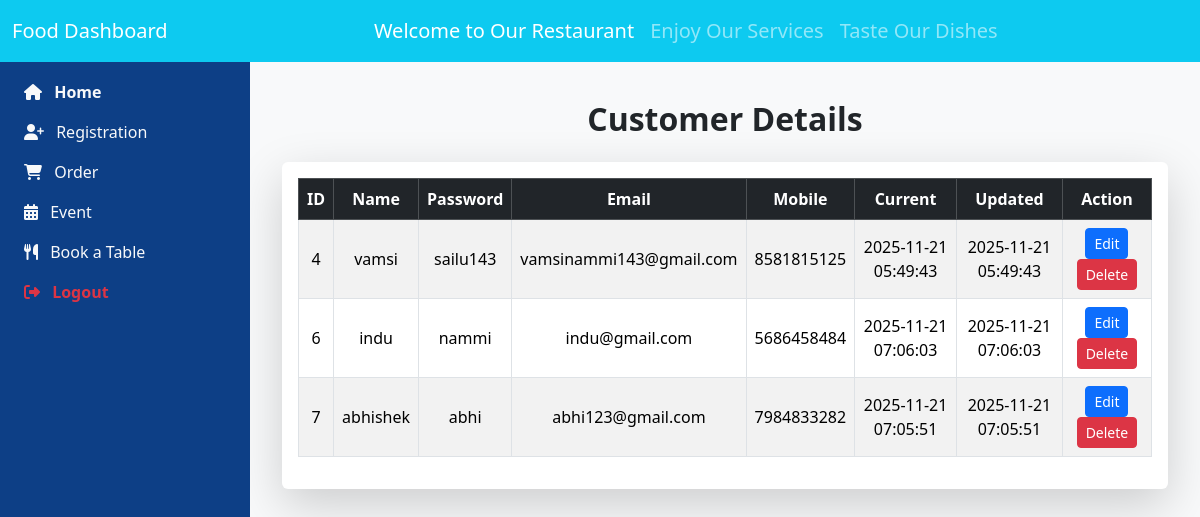
Before: /table.php with the older database file.
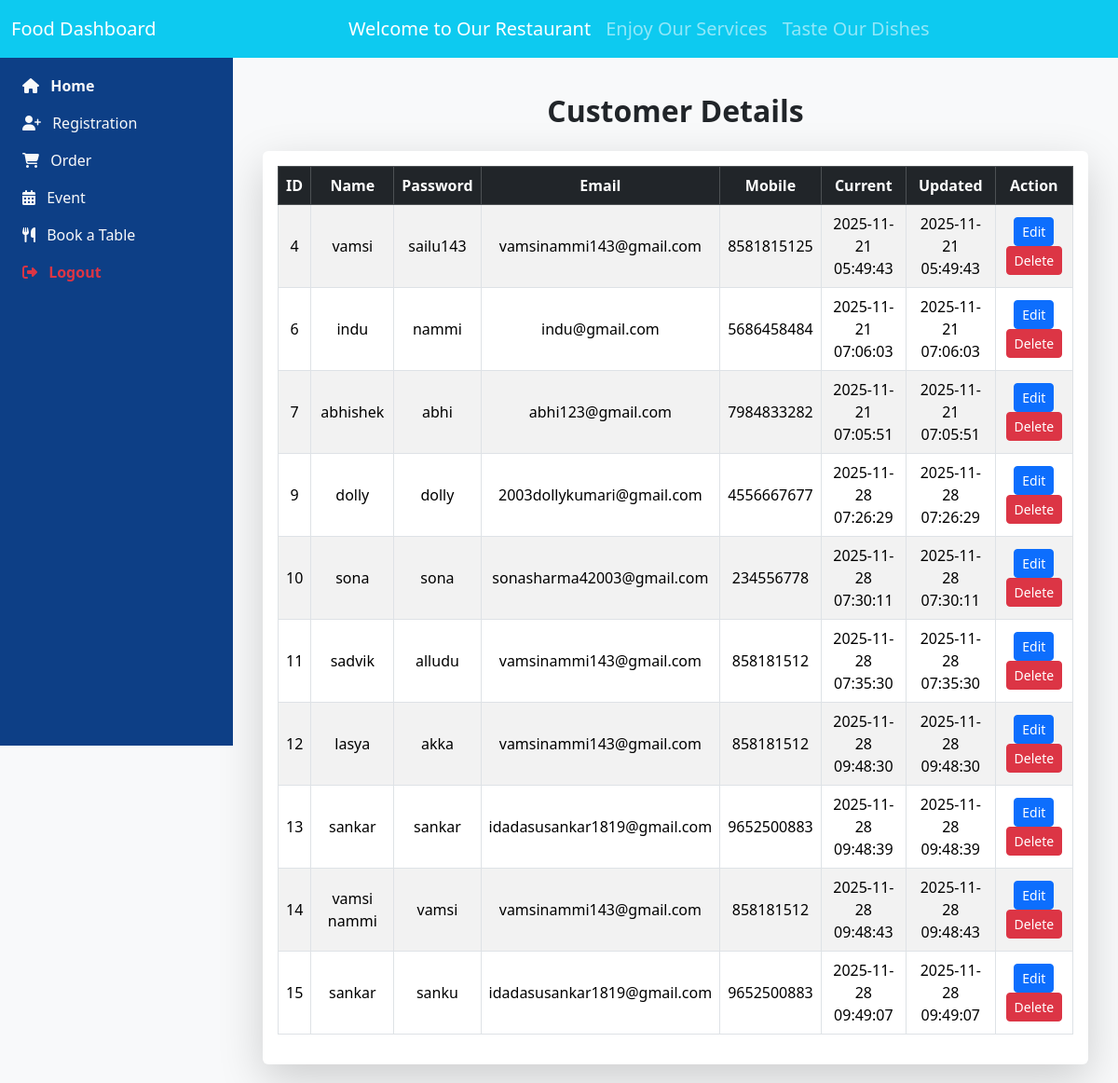
After: the same page with the newer database file.
### tables this page shows
CREATE TABLE `register` (
  `id` int(100) NOT NULL,
  `name` varchar(50) NOT NULL,
  `password` varchar(255) NOT NULL,
  `email` varchar(30) NOT NULL,
  `phone` double NOT NULL,
  `house` varchar(100) NOT NULL,
  `street` varchar(100) NOT NULL,
  `city` varchar(50) NOT NULL,
  `state` varchar(50) NOT NULL,
  `pincode` varchar(10) NOT NULL,
  `user` varchar(50) NOT NULL,
  `created_at` timestamp NOT NULL DEFAULT current_timestamp() ON UPDATE current_timestamp(),
  `updated_at` timestamp NOT NULL DEFAULT current_timestamp() ON UPDATE current_timestamp()
);

### table.php (the view, shortened to what this page needs)
<?php
include_once 'connect.php';
$fetch_list = "SELECT * FROM register ";
$res = mysqli_query($con, $fetch_list);
?>
<!doctype html>
<html lang="en">
<head>
  <link href="https://cdn.jsdelivr.net/npm/bootstrap@5.3.8/dist/css/bootstrap.min.css" rel="stylesheet">
  <link rel="stylesheet" href="https://cdnjs.cloudflare.com/ajax/libs/font-awesome/6.5.0/css/all.min.css">
<link rel="stylesheet" href="https://cdn.datatables.net/1.13.6/css/dataTables.bootstrap5.min.css">
</head>
<body>
 <header>
  <nav class="navbar navbar-expand-lg navbar-dark bg-info fixed-top">
    <div class="container-fluid">
      <a class="navbar-brand" href="#"><i class="bi bi-shop"></i> Food Dashboard</a>
      <div class="collapse navbar-collapse" id="navbarNav">
        <ul class="navbar-nav mx-auto mb-2 mb-lg-0">
          <li class="nav-item">
            <a class="nav-link active" href="#" style="font-size: 20px;">Welcome to Our Restaurant</a>
          </li>
          <li class="nav-item">
            <a class="nav-link" href="#" style="font-size: 20px;">Enjoy Our Services</a>
          </li>
          <li class="nav-item">
            <a class="nav-link" href="#" style="font-size: 20px;">Taste Our Dishes</a>
          </li>
        </ul>
      </div>
    </div>
  </nav>
  <div class="sidebar pt-5">
    <ul class="nav flex-column mx-2 mt-4">
      <li class="nav-item">
        <a class="nav-link active text-light fw-bold" href="dash.php">
          <i class="fa-solid fa-house me-2"></i> Home
        </a>
      </li>
      <li class="nav-item">
        <a class="nav-link text-light" href="#registration">
          <i class="fa-solid fa-user-plus me-2"></i> Registration
        </a>
      </li>
      <li class="nav-item">
        <a class="nav-link text-light" href="#order">
          <i class="fa-solid fa-cart-shopping me-2"></i> Order
        </a>
      </li>
      <li class="nav-item">
        <a class="nav-link text-light" href="#event">
          <i class="fa-solid fa-calendar-days me-2"></i> Event
        </a>
      </li>
      <li class="nav-item">
        <a class="nav-link text-light" href="#book-table">
          <i class="fa-solid fa-utensils me-2"></i> Book a Table
        </a>
      </li>
      <li class="nav-item">
        <a class="nav-link text-danger fw-bold" href="index.php">
          <i class="fa-solid fa-right-from-bracket me-2"></i> Logout
        </a>
      </li>
    </ul>
  </div>
</header>
<main>
 <section>
   <div class="content">
    <section>
      <div class="container">
        <h2 class="mb-4 text-center fw-bold">Customer Details</h2>
        <div class="table-responsive shadow-lg bg-white p-3 rounded">
         <div class="table-responsive">
<table id="userTable" class="table table-bordered table-striped align-middle text-center">
    <thead class="table-dark">
        <tr>
            <th>ID</th>
            <th>Name</th>
            <th>Password</th>
            <th>Email</th>
            <th>Mobile</th>
            <th>Current</th>
            <th>Updated</th>
            <th>Action</th>
        </tr>
    </thead>
    <tbody>
        <?php if (mysqli_num_rows($res) > 0): ?>
            <?php while ($user = mysqli_fetch_assoc($res)): ?>
                <tr>
                    <td><?= htmlspecialchars($user['id']); ?></td>
                    <td><?= htmlspecialchars($user['name']); ?></td>
                    <td><?= htmlspecialchars($user['password']); ?></td>
                    <td><?= htmlspecialchars($user['email']); ?></td>
                    <td><?= htmlspecialchars($user['phone']); ?></td>
                    <td><?= htmlspecialchars($user['created_at'] ?? '-'); ?></td>
                    <td><?= htmlspecialchars($user['updated_at'] ?? '-'); ?></td>
                    <td>
                        <button class="btn btn-sm btn-primary editBtn"
                                data-id="<?= $user['id']; ?>"
                                data-name="<?= $user['name']; ?>"
                                data-password="<?= $user['password']; ?>"
                                data-email="<?= $user['email']; ?>"
                                data-phone="<?= $user['phone']; ?>"
                                data-bs-toggle="modal" data-bs-target="#update">
                                Edit
                        </button>
                        <button class="btn btn-sm btn-danger deleteBtn"
                                data-id="<?= $user['id']; ?>"
                                data-bs-toggle="modal" data-bs-target="#delete">
                                Delete
                        </button>
                    </td>
                </tr>
            <?php endwhile; ?>
        <?php else: ?>
            <tr>
                <td colspan="8" class="text-center text-danger">No users found.</td>
            </tr>
        <?php endif; ?>
    </tbody>
</table>
</div>
        </div>
      </div>
    </section>
  </div>
</section>
</main>
</body>
</html>

Changed rows visible on the page:
added register: id "9", name "dolly", password "dolly", email "2003dollykumari@gmail.com", phone "4556667677", created_at "2025-11-28 07:26:29", updated_at "2025-11-28 07:26:29"
added register: id "10", name "sona", password "sona", email "sonasharma42003@gmail.com", phone "234556778", created_at "2025-11-28 07:30:11", updated_at "2025-11-28 07:30:11"
added register: id "11", name "sadvik", password "alludu", email "vamsinammi143@gmail.com", phone "858181512", created_at "2025-11-28 07:35:30", updated_at "2025-11-28 07:35:30"
added register: id "12", name "lasya", password "akka", email "vamsinammi143@gmail.com", phone "858181512", created_at "2025-11-28 09:48:30", updated_at "2025-11-28 09:48:30"
added register: id "13", name "sankar", password "sankar", email "idadasusankar1819@gmail.com", phone "9652500883", created_at "2025-11-28 09:48:39", updated_at "2025-11-28 09:48:39"
added register: id "14", name "vamsi nammi", password "vamsi", email "vamsinammi143@gmail.com", phone "858181512", created_at "2025-11-28 09:48:43", updated_at "2025-11-28 09:48:43"
added register: id "15", name "sankar", password "sanku", email "idadasusankar1819@gmail.com", phone "9652500883", created_at "2025-11-28 09:49:07", updated_at "2025-11-28 09:49:07"
